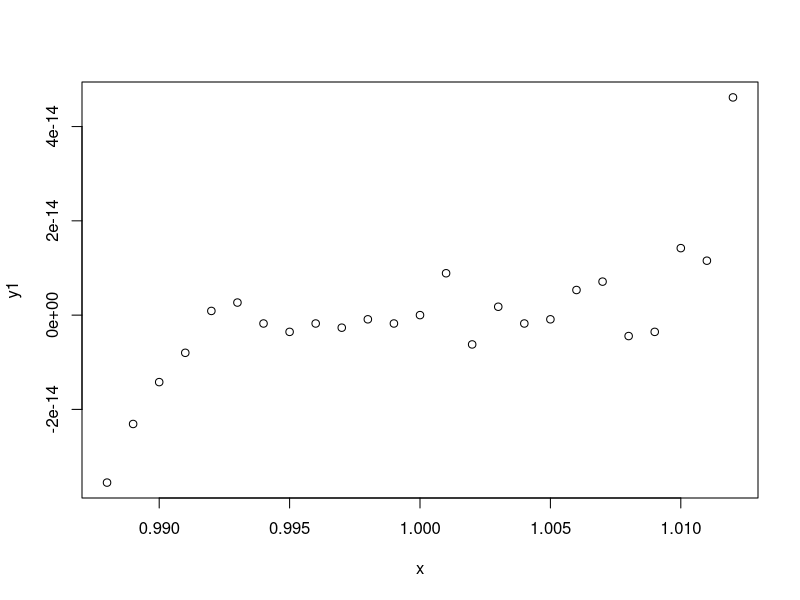
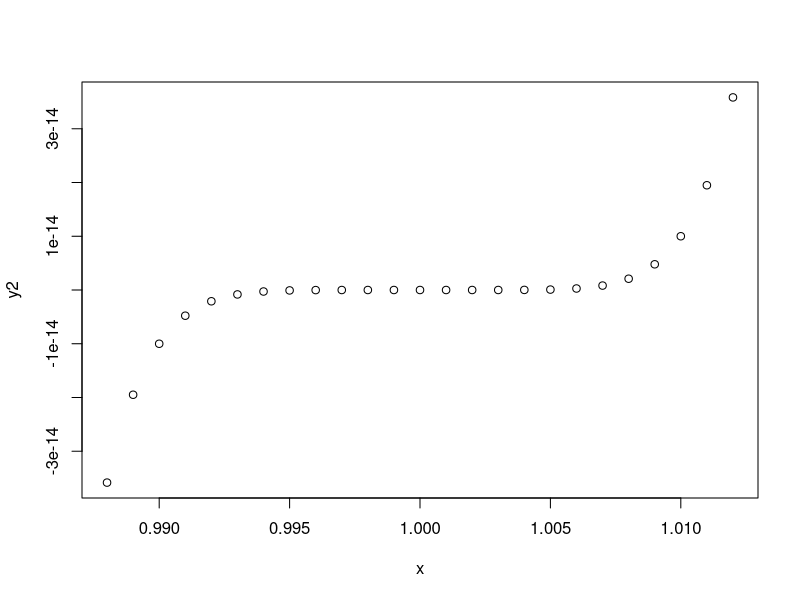

Recreate these plots in R, in order.
## ---- chunk 1
library(tidyverse)
library(ggplot2)
library(MASS)
library(mvtnorm)
## ---- chunk 2
mat_vals = c(17, 3, 9, 4, 25, 21, 14, 22, 35)
mat1 <- matrix(mat_vals,nrow=3,ncol=3,byrow=TRUE)
mat1
mat_upper = mat1
mat_upper[mat_upper%%2==0] <- 0 #elements not divisible by 2 are replaced with 0 --> Upper matrix
mat_upper
mat_lower = mat1
mat_lower[mat_lower%%3==0] <- 0 #elements not divisible by 3 are replaced with 0 --> Lower matrix
mat_lower
## ---- chunk 3
mat_upper * mat_upper # Since we are squaring the matrix, we are multiplying 2
# upper triangle matrices together.
## ---- chunk 4
solve(mat_lower) # solve() is the R function to find the inverse of a matrix.
## ---- chunk 5
matvals = c(1, 3, 9, 4, 1, 21, 14, 22, 1)
mat2 <- matrix(matvals,nrow=3,ncol=3,byrow=TRUE)
mat_upper_2 = mat2
mat_upper_2[mat_upper_2%%2==0] <- 0 #elements not divisible by 2 are replaced with 0 --> Upper matrix
mat_lower_2 = mat2
mat_lower_2[mat_lower_2%%3==0] <- 0 #elements not divisible by 3 are replaced with 0 --> Lower matrix
mat_lower_2 * mat_lower_2
## ---- chunk 6
solve(mat_upper_2)
## ---- chunk 7
# givens
a = 0.7
b = 0.2
c = 0.1

#operations
cat("a =",a, "b =", b, "c =", c)
cat("\n(a + b) + c =", (a + b) + c)

cat("\na + (b + c) =", a + (b + c))

cat("\n(a + c) + b =", (a + c) + b)
## ---- chunk 8
# set sequence
x = seq(0.988,1.012,0.001)
# y1 --> expanded, y2 --> not expanded
y1 = (x ** 7) - 7*(x ** 6) + 21*(x ** 5) - 35*(x ** 4) + 35*(x ** 3) - 21*(x ** 2) + 7*(x) - 1
y2 = (x - 1) ** 7
#showing points y1 and y2
data.frame(x, y1, y2)

#plot the two graphs
plot(x, y1)
plot(x, y2)
## ---- chunk 9
# get data
datvals = read.table('oringp.dat')
# rename columns to accurate values
colnames(datvals) = c('flight number', 'date', 'number of O-rings', 'number failed', 'temperature at launch')
head(datvals)
cor(datvals[1:length(datvals$date) - 1, c('number failed', 'temperature at launch')]) # correlation coefficients
## ---- chunk 10
# set givens
set.seed(020222)
s0 = 1
s1 = 2
n = 100
q = 5

#calculate needed values
mu = sample(seq(0, 10), size = 100, replace = TRUE)
Z = matrix(sample(seq(0, 5), size = c(500), replace = TRUE), ncol = 5, byrow = TRUE)
I = diag(100)
cov = (s1**2)*(Z %*% t(Z)) + (s0**2)*I
data.frame(cov[c(1:5), c(1:5)])
dim(cov)

#get regression
Y = mvrnorm(mu = mu, Sigma =  cov)
length(Y)
## ---- chunk 11
# log likelihood
dmvnorm(Y, mu, cov, log=TRUE)
## ---- chunk 12
n <- 100
q <- 5
sigma0 <- 1
sigma1 <- 2
mu <- rnorm(n)
Z <- matrix(rnorm(n*q), nrow=n)
cross_Z = Z %*% t(Z)

Sigma <- sigma1^2 * cross_Z + sigma0^2 * diag(n)
y <- rmvnorm(n, mu, Sigma)
log_dmvnorm <- dmvnorm(y, mean = mu, sigma = Sigma, log = TRUE)

# evaluate log-density using Woodbury formula and matrix determinant lemma
Iq <- diag(q)
V <- Z %*% solve(Iq + sigma1^-2 * t(Z) %*% Z)
U <- sigma1^-2 * Z
Ainv <- solve(sigma0^2 * diag(n))  # inverse of (σ0^2 * I_n)
log_dmvnorm_lowrank <- -log(2*pi)*n/2 - log(sigma0^2)*n/2 - log(det(Iq + sigma1^-2 * t(Z) %*% Z))/2 - (y - mu) %*% (Ainv - Ainv %*% U %*% solve(Iq + t(V) %*% Ainv%*% U) %*% t(U) %*% Ainv) %*% (y - mu)/(2 * sigma0^2)

## ---- chunk 13
# d
dmvnorm_lowrank <- function(y, mu, Z, sigma0, sigma1, log = FALSE){
  n <- length(y)
  q <- ncol(Z)
  A <- sigma0^2 * diag(n)
  U <- Z
  V <- t(Z)
  Im <- diag(n)
  
  Sigma_inv <- solve(A) - solve(A) %*% U %*% solve(Im + V %*% solve(A) %*% U) %*% t(U) %*% solve(A)
  log_det_Sigma <- sum(log(diag(Im + V %*% solve(A) %*% U))) + n*log(sigma0^2)
  
  log_dmvnorm_lowrank <- -n/2*log(2*pi) - 1/2*log_det_Sigma - 1/2*t(y-mu) %*% Sigma_inv %*% (y-mu)
  
  if(log){
    return(log_dmvnorm_lowrank)
  }else{
    return(exp(log_dmvnorm_lowrank))
  }
}
## ---- chunk 14
# e
#log_dmvnorm_lowrank <- dmvnorm_lowrank(y, mu, Z, sigma0, sigma1, log = TRUE)

